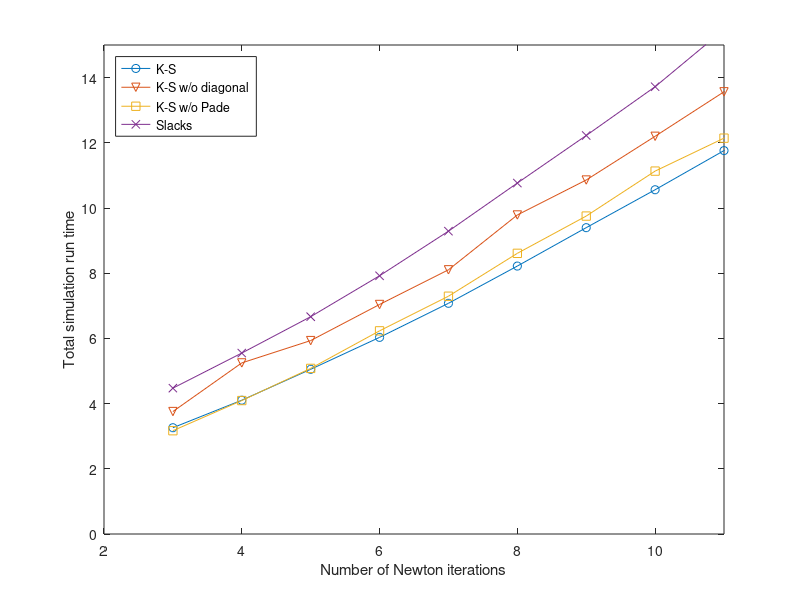
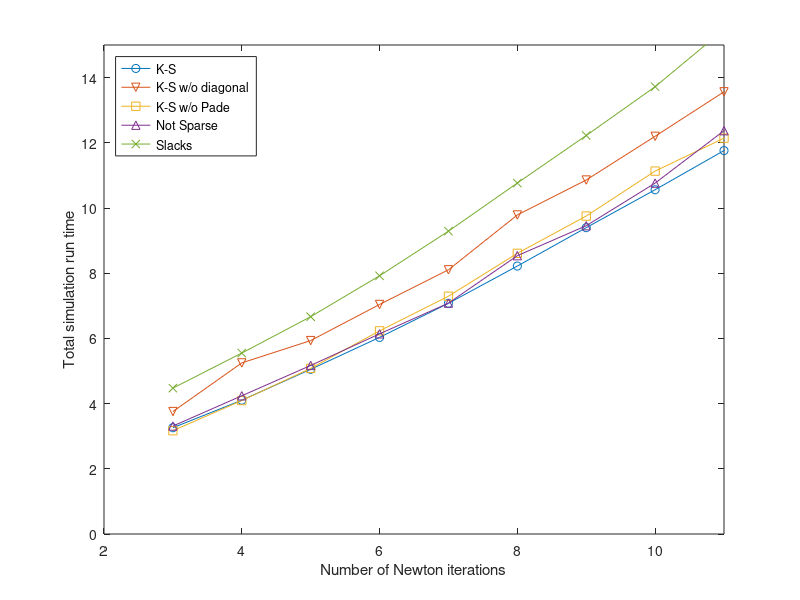
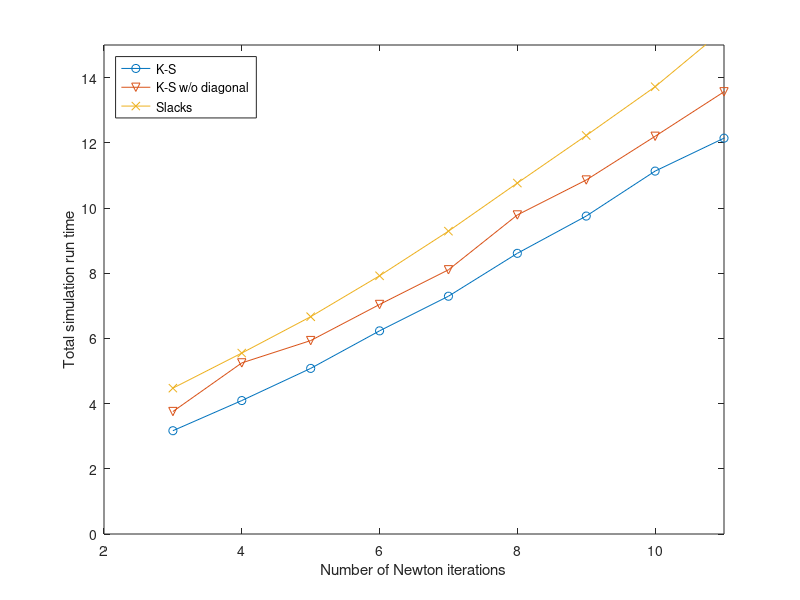

Write the MATLAB code that produced these figures, in order.
load KS_NS_12.mat

figure
plot(iters,ksTimes,'o-',iters,ksFmTimes,'v-',iters,ksNpTimes,'s-',iters,slackTimes,'x-')
xlabel('Number of Newton iterations')
ylabel('Total simulation run time')
legend('K-S','K-S w/o diagonal','K-S w/o Pade','Slacks','Location','NorthWest')

axis([2 11 0 15])

print -depsc simtimes.eps

figure
plot(iters,ksTimes,'o-',iters,ksFmTimes,'v-',iters,ksNpTimes,'s-',iters,ksNsTimes,'^-',iters,slackTimes,'x-')
xlabel('Number of Newton iterations')
ylabel('Total simulation run time')
legend('K-S','K-S w/o diagonal','K-S w/o Pade','Not Sparse','Slacks','Location','NorthWest')

axis([2 11 0 15])

print -depsc simtimes2.eps

figure
plot(iters,ksNpTimes,'o-',iters,ksFmTimes,'v-',iters,slackTimes,'x-')
xlabel('Number of Newton iterations')
ylabel('Total simulation run time')
legend('K-S','K-S w/o diagonal','Slacks','Location','NorthWest')

axis([2 11 0 15])

print -depsc simtimes3.eps